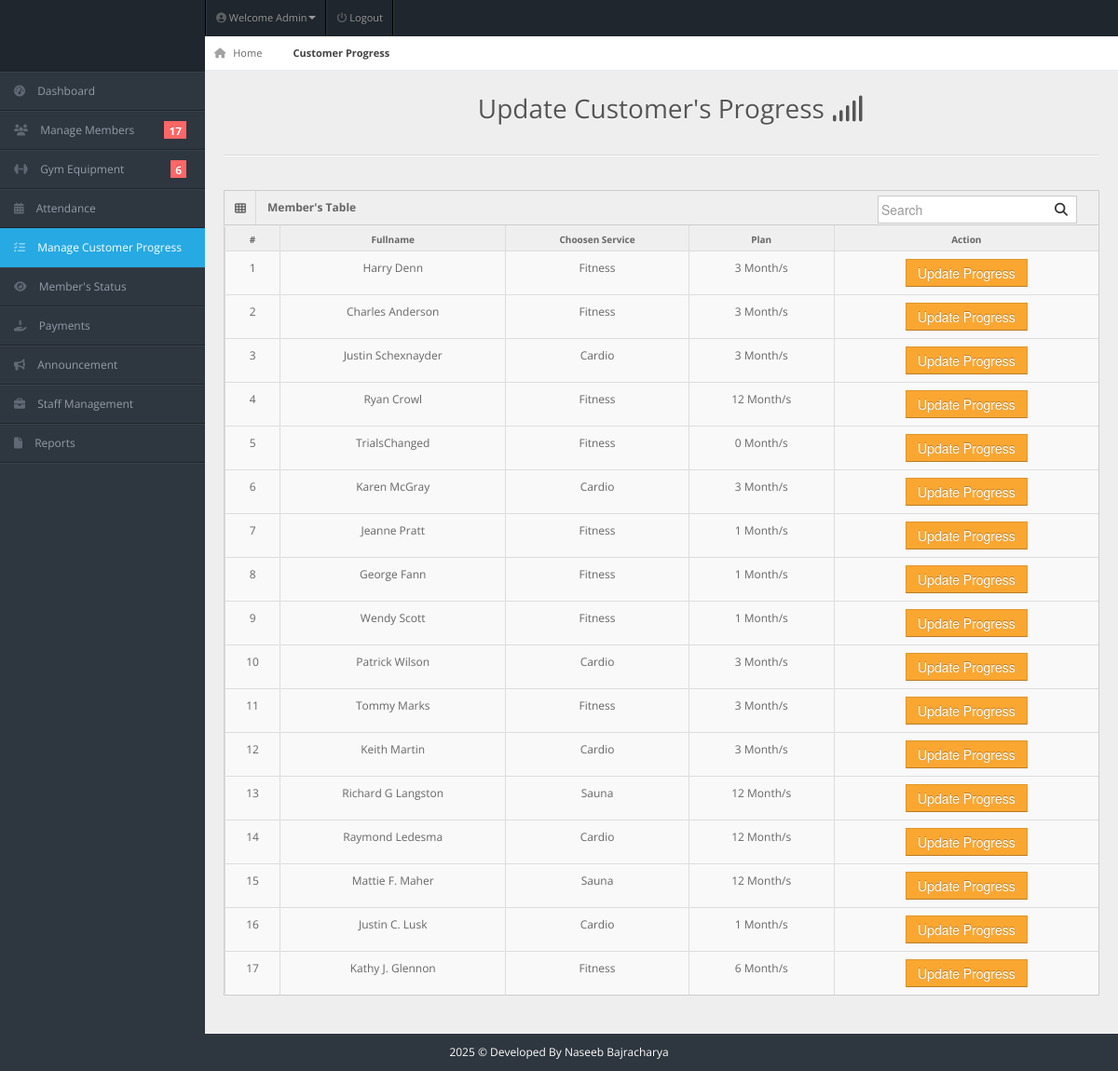
The app's page /admin/customer-progress.php (signed in) with its own data.
### tables this page shows
CREATE TABLE `members` (
  `user_id` int(11) NOT NULL,
  `fullname` varchar(20) NOT NULL,
  `username` varchar(20) NOT NULL,
  `password` varchar(100) NOT NULL,
  `gender` varchar(20) NOT NULL,
  `dor` date NOT NULL,
  `services` varchar(50) NOT NULL,
  `amount` int(100) NOT NULL,
  `paid_date` date NOT NULL,
  `p_year` int(11) NOT NULL,
  `plan` varchar(100) NOT NULL,
  `address` varchar(20) NOT NULL,
  `contact` varchar(10) NOT NULL,
  `status` varchar(20) NOT NULL DEFAULT 'Active',
  `attendance_count` int(100) NOT NULL,
  `ini_weight` int(100) NOT NULL DEFAULT '0',
  `curr_weight` int(100) NOT NULL DEFAULT '0',
  `ini_bodytype` varchar(50) NOT NULL,
  `curr_bodytype` varchar(50) NOT NULL,
  `progress_date` date NOT NULL,
  `reminder` int(11) NOT NULL DEFAULT '0'
);

### admin/customer-progress.php (the view, shortened to what this page needs)
<!DOCTYPE html>
<html lang="en">
<head>
<link rel="stylesheet" href="../css/bootstrap.min.css" />
<link rel="stylesheet" href="../css/bootstrap-responsive.min.css" />
<link rel="stylesheet" href="../css/fullcalendar.css" />
<link rel="stylesheet" href="../css/matrix-style.css" />
<link rel="stylesheet" href="../css/matrix-media.css" />
<link href="../font-awesome/css/fontawesome.css" rel="stylesheet" />
<link href="../font-awesome/css/all.css" rel="stylesheet" />
<link rel="stylesheet" href="../css/jquery.gritter.css" />
</head>
<body>
<div id="header">
  <h1><a href="dashboard.html">Perfect Gym Admin</a></h1>
</div>
<?php include 'includes/topheader.php'?>
<?php $page='manage-customer-progress'; include 'includes/sidebar.php'?>
<div id="content">
  <div id="content-header">
    <div id="breadcrumb"> <a href="index.php" title="Go to Home" class="tip-bottom"><i class="fas fa-home"></i> Home</a> <a href="customer-progress.php" class="current">Customer Progress</a> </div>
    <h1 class="text-center">Update Customer's Progress <i class="fas fa-signal"></i></h1>
  </div>
  <div class="container-fluid">
    <hr>
    <div class="row-fluid">
      <div class="span12">
      <div class='widget-box'>
          <div class='widget-title'> <span class='icon'> <i class='fas fa-th'></i> </span>
            <h5>Member's Table</h5>
            <form id="custom-search-form" role="search" method="POST" action="search-result-progress.php" class="form-search form-horizontal pull-right">
                <div class="input-append span12">
                    <input type="text" class="search-query" placeholder="Search" name="search" required>
                    <button type="submit" class="btn"><i class="fas fa-search"></i></button>
                </div>
            </form>
          </div>
          <div class='widget-content nopadding'>
	  <?php
      $qry="select * from members";
      $cnt=1;
        $result=mysqli_query($conn,$qry);
          echo"<table class='table table-bordered table-hover'>
              <thead>
                <tr>
                  <th>#</th>
                  <th>Fullname</th>
                  <th>Choosen Service</th>
                  <th>Plan</th>
                  <th>Action</th>
                </tr>
              </thead>";
            while($row=mysqli_fetch_array($result)){
            echo"<tbody>
                <td><div class='text-center'>".$cnt."</div></td>
                <td><div class='text-center'>".$row['fullname']."</div></td>
                <td><div class='text-center'>".$row['services']."</div></td>
                <td><div class='text-center'>".$row['plan']." Month/s</div></td>
                <td><div class='text-center'><a href='update-progress.php?id=".$row['user_id']."'><button class='btn btn-warning btn'> Update Progress</button></a></div></td>
              </tbody>";
          $cnt++;  }
            ?>
            </table>
          </div>
        </div>
      </div>
    </div>
  </div>
</div>
<div class="row-fluid">
  <div id="footer" class="span12"> <?php echo date("Y");?> &copy; Developed By Naseeb Bajracharya</a> </div>
</div>
</body>
</html>

### css/matrix-style.css (style rules this page uses)
* { outline: none !important; -moz-outline: none !important; }
html, body { height: 100%; }
body { overflow-x: hidden; margin-top: -10px; font-family: "Open Sans", sans-serif; font-size: 12px; color: #666; }
a { color: #666; }
select, textarea, input[type="text"], input[type="password"], input[type="datetime"], input[type="datetime-local"], input[type="date"], input[type="month"], input[type="time"], input[type="week"], input[type="number"], input[type="email"], input[type="url"], input[type="search"], input[type="tel"], input[type="color"], .uneditable-input, .label, .dropdown-menu, .btn, .well, .progress, .table-bordered, .btn-group > .btn:first-child, .btn-group > .btn:last-child, .btn-group > .btn:last-child, .btn-group > .dropdown-toggle, .alert { border-radius: 0px; }
.btn, textarea, input[type="text"], input[type="password"], input[type="datetime"], input[type="datetime-local"], input[type="date"], input[type="month"], input[type="time"], input[type="week"], input[type="number"], input[type="email"], input[type="url"], input[type="search"], input[type="tel"], input[type="color"], .uneditable-input { box-shadow: none; }
.progress, .progress-success .bar, .progress .bar-success, .progress-warning .bar, .progress .bar-warning, .progress-danger .bar, .progress .bar-danger, .progress-info .bar, .progress .bar-info, .btn, .btn-primary { background-image: none; }
#footer { padding: 10px; text-align: center; }
hr { border-top-color: #dadada; }
#header { height: 77px; position: relative; width: 100%; z-index: -9; }
#header h1 { background: url("../img/icontest3.png") no-repeat scroll 0 0 transparent; height: 31px; left: 20px; line-height: 600px; overflow: hidden; position: relative; top: 26px; width: 191px; }
#header h1 a { display: block; }
#content { background: none repeat scroll 0 0 #eeeeee; margin-left: 220px; margin-right: 0; padding-bottom: 25px; position: relative; min-height: 100%; width: auto; }
#content-header { position: abslute; width: 100%; margin-top: -38px; z-index: 20; }
#content-header h1 { color: #555555; font-size: 28px; font-weight: normal; float: none; text-shadow: 0 1px 0 #ffffff; margin-left: 20px; position: relative; }
#content-header h1, #content-header .btn-group { margin-top: 20px; }
#breadcrumb { background-color: #fff; border-bottom: 1px solid #e3ebed; }
#breadcrumb a { padding: 8px 20px 8px 10px; display: inline-block; background-image: url("../img/breadcrumb.png"); background-position: center right; background-repeat: no-repeat; font-size: 11px; color: #666666; }
#breadcrumb a:last-child { background-image: none; }
#breadcrumb a.current { font-weight: bold; color: #444444; }
#breadcrumb a i { margin-right: 5px; opacity: 0.6; }
.widget-box { background: none repeat scroll 0 0 #f9f9f9; border-left: 1px solid #cdcdcd; border-top: 1px solid #cdcdcd; border-right: 1px solid #cdcdcd; clear: both; margin-top: 16px; margin-bottom: 16px; position: relative; }
.widget-title, .modal-header, .table th, div.dataTables_wrapper .ui-widget-header { background: #efefef; border-bottom: 1px solid #cdcdcd; height: 36px; }
.widget-title span.icon { padding: 9px 10px 7px 11px; float: left; border-right: 1px solid #dadada; }
.widget-title h5 { color: #666; float: left; font-size: 12px; font-weight: bold; padding: 12px; line-height: 12px; margin: 0; }
.widget-content { padding: 15px; border-bottom: 1px solid #cdcdcd; }
.table th { height: auto; font-size: 10px; padding: 5px 10px 2px; border-bottom: 0; text-align: center; color: #666666; }
.nopadding { padding: 0 !important; }
.nopadding .table { margin-bottom: 0; }
.nopadding .table-bordered { border: 0; }
form { margin-bottom: 0; }
.input-append .add-on:last-child, .input-append .btn:last-child { border-radius: 0px; padding: 6px 5px 2px; }
.input-prepend input, .input-append input, .input-prepend input[class*="span"], .input-append input[class*="span"] { width: none; }
.input-append input, .input-append select, .input-prepend span, .input-prepend input { border-radius: 0px !important; }

### css/matrix-media.css (style rules this page uses)
body { background:#2E363F; }
#header { background-color: #1f262d; margin-top:10px; }

### records on screen
members: fullname "Harry Denn", services "Fitness", plan "3"
members: fullname "Charles Anderson", services "Fitness", plan "3"
members: fullname "Justin Schexnayder", services "Cardio", plan "3"
members: fullname "Ryan Crowl", services "Fitness", plan "12"
members: fullname "TrialsChanged", services "Fitness", plan "0"
members: fullname "Karen McGray", services "Cardio", plan "3"
members: fullname "Jeanne Pratt", services "Fitness", plan "1"
members: fullname "George Fann", services "Fitness", plan "1"
members: fullname "Wendy Scott", services "Fitness", plan "1"
members: fullname "Patrick Wilson", services "Cardio", plan "3"
members: fullname "Tommy Marks", services "Fitness", plan "3"
members: fullname "Keith Martin", services "Cardio", plan "3"
members: fullname "Richard G Langston", services "Sauna", plan "12"
members: fullname "Raymond Ledesma", services "Cardio", plan "12"
members: fullname "Mattie F. Maher", services "Sauna", plan "12"
members: fullname "Justin C. Lusk", services "Cardio", plan "1"
members: fullname "Kathy J. Glennon", services "Fitness", plan "6"

### other values on screen
$query->num_rows "17"
$query->num_rows "6"
